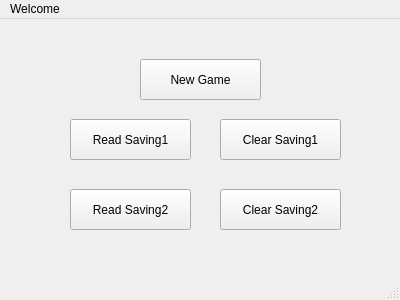
<?xml version="1.0" encoding="UTF-8"?>
<ui version="4.0">
 <class>MainWindow1_2</class>
 <widget class="QMainWindow" name="MainWindow1_2">
  <property name="geometry">
   <rect>
    <x>0</x>
    <y>0</y>
    <width>400</width>
    <height>300</height>
   </rect>
  </property>
  <property name="maximumSize">
   <size>
    <width>2000</width>
    <height>2000</height>
   </size>
  </property>
  <property name="windowTitle">
   <string>MainWindow</string>
  </property>
  <widget class="QWidget" name="centralwidget">
   <widget class="QPushButton" name="NGbtm">
    <property name="geometry">
     <rect>
      <x>140</x>
      <y>40</y>
      <width>121</width>
      <height>41</height>
     </rect>
    </property>
    <property name="text">
     <string>New Game</string>
    </property>
   </widget>
   <widget class="QPushButton" name="RS1btm">
    <property name="geometry">
     <rect>
      <x>70</x>
      <y>100</y>
      <width>121</width>
      <height>41</height>
     </rect>
    </property>
    <property name="text">
     <string>Read Saving1</string>
    </property>
   </widget>
   <widget class="QPushButton" name="RS2btm">
    <property name="geometry">
     <rect>
      <x>70</x>
      <y>170</y>
      <width>121</width>
      <height>41</height>
     </rect>
    </property>
    <property name="text">
     <string>Read Saving2</string>
    </property>
   </widget>
   <widget class="QPushButton" name="CS1btm">
    <property name="geometry">
     <rect>
      <x>220</x>
      <y>100</y>
      <width>121</width>
      <height>41</height>
     </rect>
    </property>
    <property name="text">
     <string>Clear Saving1</string>
    </property>
   </widget>
   <widget class="QPushButton" name="CS2btm">
    <property name="geometry">
     <rect>
      <x>220</x>
      <y>170</y>
      <width>121</width>
      <height>41</height>
     </rect>
    </property>
    <property name="text">
     <string>Clear Saving2</string>
    </property>
   </widget>
  </widget>
  <widget class="QMenuBar" name="menubar">
   <property name="geometry">
    <rect>
     <x>0</x>
     <y>0</y>
     <width>400</width>
     <height>21</height>
    </rect>
   </property>
   <widget class="QMenu" name="menuWelcom">
    <property name="title">
     <string>Welcome</string>
    </property>
   </widget>
   <addaction name="menuWelcom"/>
  </widget>
  <widget class="QStatusBar" name="statusbar"/>
 </widget>
 <resources/>
 <connections/>
</ui>
